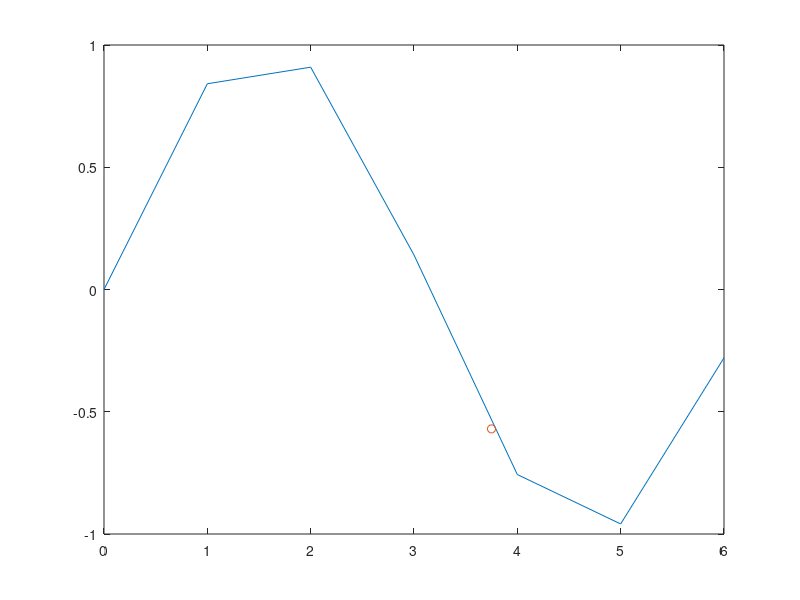

Write the MATLAB code that produced this figure.
%Exercise 4
%Write a MATLAB program implementing Lagrange Polynomial.
%Soln:
%Let us take a random value of x, x = 3.75 and find the corresponding y value using Lagrange Polynomial.
% LAGRANGE INTERPOLATION POLYNOMIAL
clc;
clear;
close all;

dataX = 0:6;
dataY = [0 0.8415 0.9093 0.1411 -0.7568 -0.9589 -0.2794];
n = length(dataX);

x = 3.75;

sum = 0;
for j = 1:n
    prod = 1;
    for k = 1:n
        if j ~= k
            prod = prod.*((x - dataX(k))/(dataX(j)-dataX(k)));
        end
    end
sum = sum + prod.*dataY(j);
end
y = sum;

plot(dataX, dataY)
hold on
plot(x, y, 'o')
